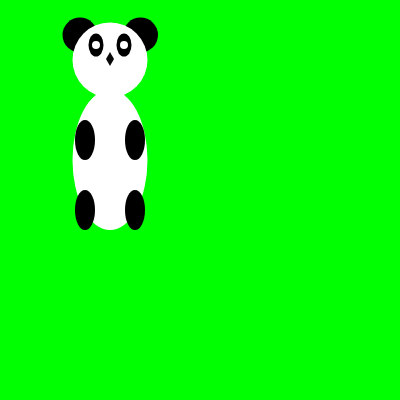
Frame 1 (no input)
Frame 60 (no input): identical to frame 1, image omitted
Frame 120 (the mouse pressed at the canvas centre since frame 60): identical to frame 1, image omitted

The p5.js sketch that drew this single still picture (run headless with seeded random() and noise() and a simulated clock; from frame 60 on, the mouse is pressed at the canvas centre):

// p5.js sketch
// ── sketch.js
function setup() {
  createCanvas(400,400); 
}

function draw(){
  background(100);
  owl();
}
function owl(){
    background(0,255,0);
    push();
    translate(110,110);
    stroke(0);
    line(0,-35,0,-65);
    noStroke();
    fill(0);
    ellipse(-30, -75,35,35);//left eye dome
    ellipse(30.5,-75,35,35);//right eye dome
    fill(255)
    ellipse(0,-50,75,75);//face
    ellipse(0,50,75,140);//body
    fill(0);
    ellipse(-14,-65,15,23);//Black part of left eye
    ellipse (14,-65,15,23);//Black part of right eye
    ellipse(25,30,20,40);//left arm
    ellipse(-25,30,20,40);//right arm
    ellipse(25,100,20,40); 
    ellipse(-25,100,20,40);
    fill(255);
    ellipse(-14,-65,8,8);//left eye
    ellipse(14,-65,8,8);//right eye
    fill(9);
    quad(0,-58,4,-51,0,-44,-4,-51);//beak
    pop();
    }
